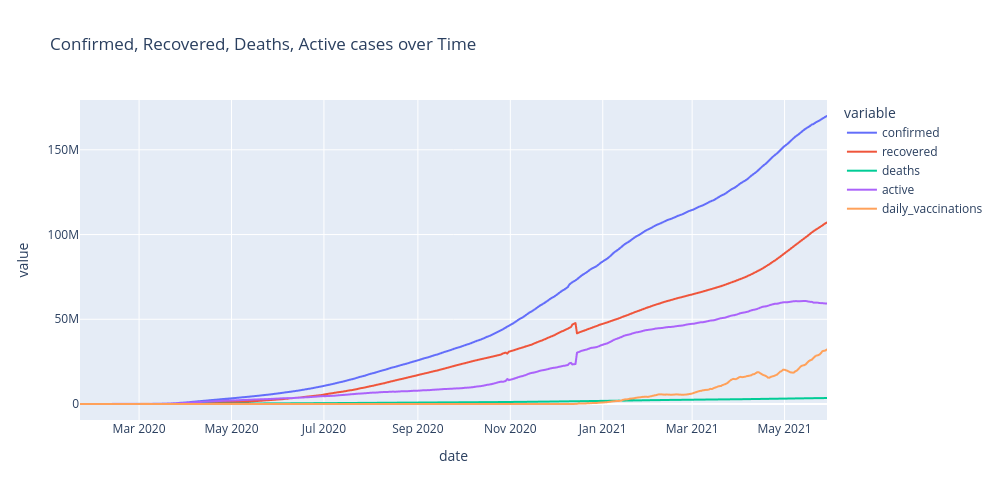

Here is the notebook cell this chart was saved with:
### Code cell
line_data = covid_df.groupby('date', as_index=False).sum()
fig = px.line(
    data_frame=line_data, #DataFrame
    x='date', #ось абсцисс
    y=['confirmed', 'recovered', 'deaths', 'active', 'daily_vaccinations'], #ось ординат
    height=500, #высота
    width=1000, #ширина
    title='Confirmed, Recovered, Deaths, Active cases over Time' #заголовок
)
fig.show()

### Figure 1 — Plotly figure (JSON) as saved in the notebook; plotly's stock layout.template omitted (floating-point values rounded to 4 significant figures; data arrays with more than 128 entries replaced by an {"elided": "..."} marker saying what was removed)
{"data": [{"hovertemplate": "variable=confirmed<br>date=%{x}<br>value=%{y}<extra></extra>", "legendgroup": "confirmed", "line": {"color": "#636efa", "dash": "solid"}, "marker": {"symbol": "circle"}, "mode": "lines", "name": "confirmed", "showlegend": true, "type": "scattergl", "x": {"elided": "494 str values"}, "xaxis": "x", "y": {"elided": "494 float values"}, "yaxis": "y"}, {"hovertemplate": "variable=recovered<br>date=%{x}<br>value=%{y}<extra></extra>", "legendgroup": "recovered", "line": {"color": "#EF553B", "dash": "solid"}, "marker": {"symbol": "circle"}, "mode": "lines", "name": "recovered", "showlegend": true, "type": "scattergl", "x": {"elided": "494 str values"}, "xaxis": "x", "y": {"elided": "494 float values"}, "yaxis": "y"}, {"hovertemplate": "variable=deaths<br>date=%{x}<br>value=%{y}<extra></extra>", "legendgroup": "deaths", "line": {"color": "#00cc96", "dash": "solid"}, "marker": {"symbol": "circle"}, "mode": "lines", "name": "deaths", "showlegend": true, "type": "scattergl", "x": {"elided": "494 str values"}, "xaxis": "x", "y": {"elided": "494 float values"}, "yaxis": "y"}, {"hovertemplate": "variable=active<br>date=%{x}<br>value=%{y}<extra></extra>", "legendgroup": "active", "line": {"color": "#ab63fa", "dash": "solid"}, "marker": {"symbol": "circle"}, "mode": "lines", "name": "active", "showlegend": true, "type": "scattergl", "x": {"elided": "494 str values"}, "xaxis": "x", "y": {"elided": "494 float values"}, "yaxis": "y"}, {"hovertemplate": "variable=daily_vaccinations<br>date=%{x}<br>value=%{y}<extra></extra>", "legendgroup": "daily_vaccinations", "line": {"color": "#FFA15A", "dash": "solid"}, "marker": {"symbol": "circle"}, "mode": "lines", "name": "daily_vaccinations", "showlegend": true, "type": "scattergl", "x": {"elided": "494 str values"}, "xaxis": "x", "y": {"elided": "494 float values"}, "yaxis": "y"}], "layout": {"height": 500, "legend": {"title": {"text": "variable"}, "tracegroupgap": 0}, "title": {"text": "Confirmed, Recovered, Deaths, Active cases over Time"}, "width": 1000, "xaxis": {"anchor": "y", "domain": [0, 1], "title": {"text": "date"}}, "yaxis": {"anchor": "x", "domain": [0, 1], "title": {"text": "value"}}}}
